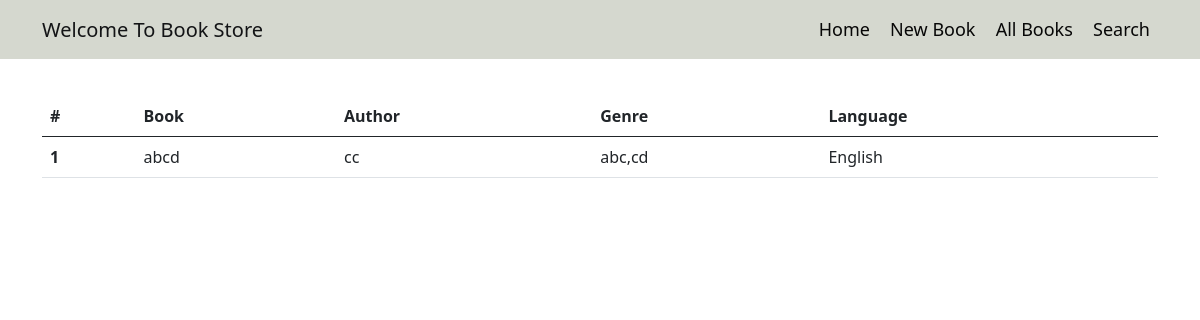
Page /12 on the committed database.
### books/models.py (models this page shows, shortened)
class Book(models.Model):
    book = models.CharField(max_length=200)
    author = models.CharField( max_length=100)
    genre = ListCharField( base_field = CharField(max_length=20),size=10,max_length = (10*21))
    language = ListCharField( base_field = CharField(max_length=20),size=10,max_length = (10*21))

### books/views.py (the view)
# urls.py: path('<int:pk>',BookDetailView.as_view(),name='book-detail'),
class BookDetailView(DetailView):
	model = Book

### books/templates/books/book_detail.html (shortened to what this page needs)
{% extends 'base.html' %}
{% block body %}
<main role="main" class="container">
 <div class="row py-5">
  <div class="container-2 py-5">
    <table class="table">
   <thead>
    <tr>
      <th scope="col">#</th>
      <th scope="col">Book</th>
      <th scope="col">Author</th>
      <th scope="col">Genre</th>
      <th scope="col">Language</th>
    </tr>
   </thead>
   <tbody>
    <tr>
      <th scope="row">1</th>
      <td>{{object.book}}</td>
      <td>{{object.author}}</td>
      <td>{{object.genre}}</td>
      <td>{{object.language}}</td>
    </tr>
   </tbody>
   </table>
</main>
{% endblock body %}

### books/static/main.css (style rules this page uses)
body { background: #fdfcfc; color: #333333; margin-top: 5rem; }
.table { padding-top: 10px; }

### rows in the picture
Book: book "abcd", author "cc", genre "abc,cd", language "English"
